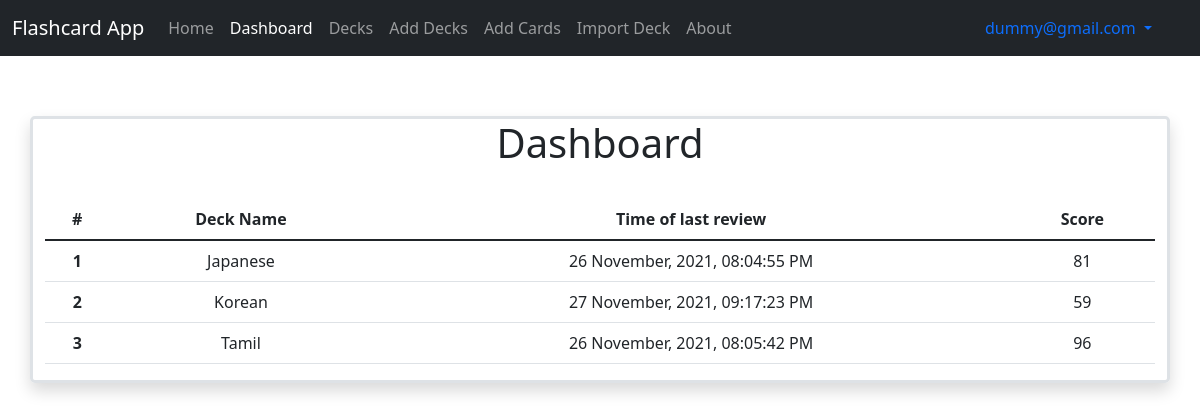
Page /dashboard (signed in) on the committed database.
### application/models.py (models this page shows)
class User(db.Model, UserMixin):
    __tablename__ = 'user'
    id = db.Column(db.Integer, primary_key = True, autoincrement = True)
    username = db.Column(db.String, nullable = False)
    email = db.Column(db.String, unique = True, nullable = False)
    password = db.Column(db.String, nullable = False)
    active = db.Column(db.Boolean)
    roles = db.relationship('Role', secondary = roles_users, backref = db.backref('user', lazy = 'dynamic'))
    decks = db.relationship('Deck', backref = 'user', cascade = "all, delete")

class Deck(db.Model):
    __tablename__ = 'deck'
    deck_id = db.Column(db.Integer, primary_key = True, autoincrement = True)
    deck_name = db.Column(db.String, unique = True, nullable = False)
    last_review_time = db.Column(db.String)
    total_score = db.Column(db.Integer)
    user_id = db.Column(db.Integer, db.ForeignKey("user.id"), nullable = False)
    cards = db.relationship('Card', backref = 'deck', cascade = "all, delete")

### application/controllers.py (the view)
@app.route("/dashboard", methods=["GET"])
@login_required
def dashboard():
    return render_template("dashboard.html")

### templates/dashboard.html (shortened to what this page needs)
{% extends "base.html" %} {% block title %}Dashboard{% endblock %}} {% block
body_content %}
<div
  class="container bg-gradient w-auto border border-3 rounded-3 shadow"
  style="margin-top: 60px; margin-bottom: 60px"
>
  {% if current_user.decks == [] %}
  <h1>There are no decks added, add decks now!</h1>
  {% else %}
  <h1 style="text-align: center">Dashboard</h1>
  <br />
  <table class="table table-hover" style="text-align: center">
    <thead>
      <tr>
        <th scope="col">#</th>
        <th scope="col">Deck Name</th>
        <th scope="col">Time of last review</th>
        <th scope="col">Score</th>
      </tr>
    </thead>
    <tbody>
      {% set i = namespace(value=1) %} {% for deck in current_user.decks %}
      <tr>
        <th scope="row">{{ i.value }}</th>
        <td>{{ deck.deck_name }}</td>
        <td>{{ deck.last_review_time }}</td>
        <td>{{ deck.total_score }}</td>
      </tr>
      {% set i.value = i.value + 1 %} {% endfor %}
    </tbody>
  </table>
  {% endif %}
</div>
{% endblock %}

### templates/base.html (shortened to what this page needs)
<!DOCTYPE html>
<html lang="en">
  <head>
    <link
      href="https://cdn.jsdelivr.net/npm/bootstrap@5.1.3/dist/css/bootstrap.min.css"
      rel="stylesheet"
    />
  </head>
  <body>
    <nav class="navbar navbar-expand-lg navbar-dark bg-dark">
      <div class="container-fluid">
        <a class="navbar-brand" href="#">Flashcard App</a>
        <div class="collapse navbar-collapse" id="navbarText">
          <ul class="navbar-nav me-auto mb-2 mb-lg-0">
            <li class="nav-item">
              <a class="nav-link" id="home" aria-current="page" href="/home"
                >Home</a
              >
            </li>
            {% if current_user.is_authenticated %}
            <li class="nav-item">
              <a class="nav-link" id="dashboard" href="/dashboard">Dashboard</a>
            </li>
            <li class="nav-item">
              <a class="nav-link" id="decks" href="/decks">Decks</a>
            </li>
            <li class="nav-item">
              <a class="nav-link" id="add_decks" href="/add_decks">Add Decks</a>
            </li>
            <li class="nav-item">
              <a class="nav-link" id="add_cards" href="/add_cards">Add Cards</a>
            </li>
            <li class="nav-item">
              <a class="nav-link" id="import_deck" href="/import_deck"
                >Import Deck</a
              >
            </li>
            <li class="nav-item">
              <a class="nav-link" id="about" href="/about"
                >About</a
              >
            </li>
            {% endif %} {% block navbar_items %}{% endblock %}
          </ul>
          <div>
            <div class="nav-item dropdown" style="margin-right: 20px">
              <a
                class="nav-link dropdown-toggle"
                href="#"
                id="navbarDropdownMenuLink"
                role="button"
                data-bs-toggle="dropdown"
                aria-expanded="false"
              >
                {% if current_user.is_authenticated %} {{ current_user.email }}
                {% else %} Not logged in {% endif %}
              </a>
            </div>
          </div>
        </div>
      </div>
    </nav>
    {% block body_content %}{% endblock %}
  </body>
</html>

### rows in the picture
User: email "dummy@gmail.com"
Deck: value "1", deck_name "Japanese", last_review_time "26 November, 2021, 08:04:55 PM", total_score "81"
Deck: value "2", deck_name "Korean", last_review_time "27 November, 2021, 09:17:23 PM", total_score "59"
Deck: value "3", deck_name "Tamil", last_review_time "26 November, 2021, 08:05:42 PM", total_score "96"
